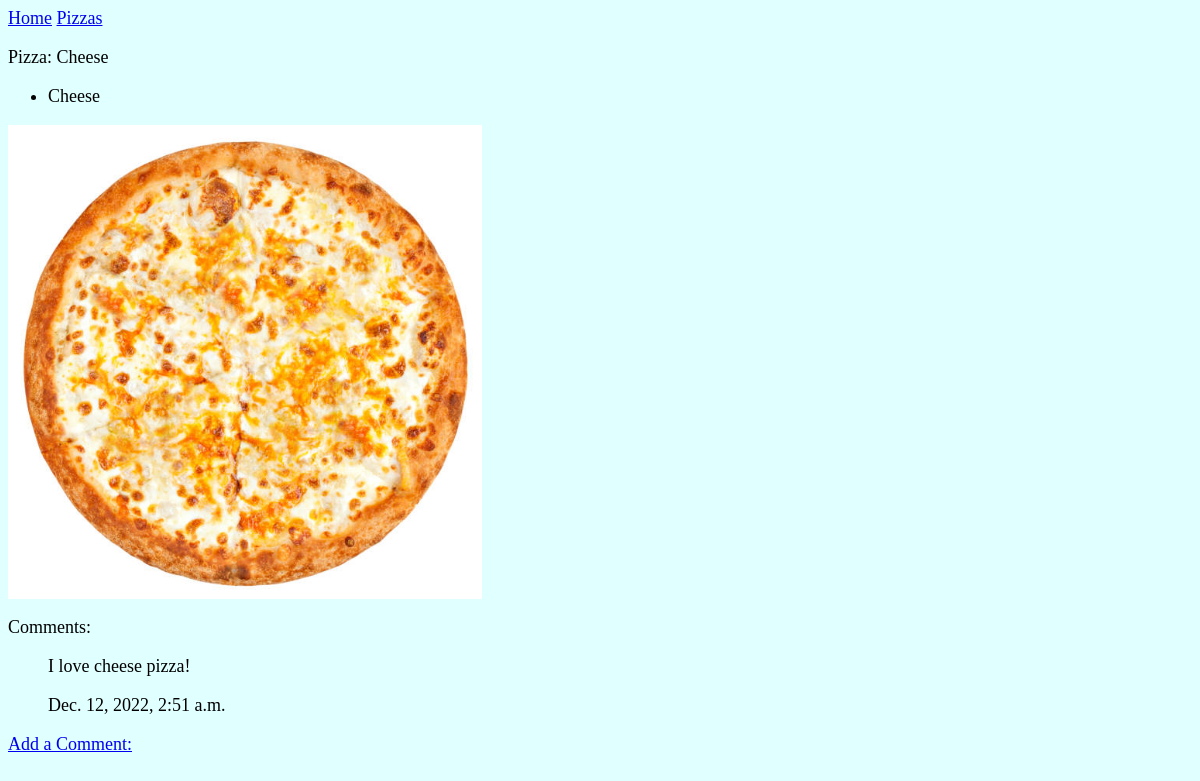
Before: /pizzas/4/ with the older database file.
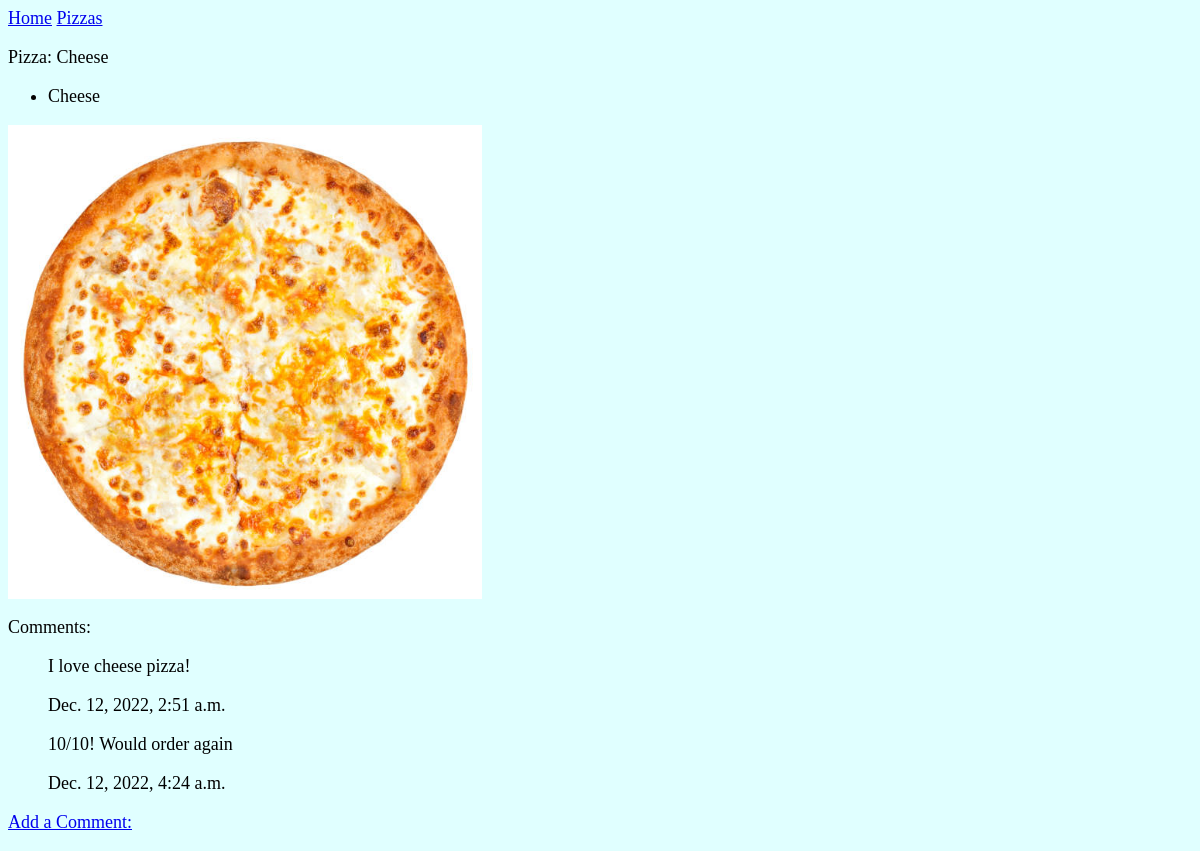
After: the same page with the newer database file.
### Pizzas/models.py (models this page shows, shortened)
class Pizza(models.Model):
    text = models.CharField(max_length=200)
    date_added = models.DateTimeField(auto_now_add=True)
    def __str__(self):
        return self.text

class Topping(models.Model):
    pizza = models.ForeignKey(Pizza, on_delete=models.CASCADE)
    text = models.CharField(max_length=200)
    date_added = models.DateTimeField(auto_now_add=True)
    class Meta:
        verbose_name_plural = 'Toppings'

class Image(models.Model):
    pizza = models.ForeignKey(Pizza, on_delete=models.CASCADE)
    image = models.ImageField(upload_to='images/')

class Comment(models.Model):
    pizza = models.ForeignKey(Pizza, on_delete=models.CASCADE)
    text = models.TextField(max_length=300)
    date_added = models.DateTimeField(auto_now_add=True,blank=True)
    class Meta:
        verbose_name_plural = 'Comments'

### Pizzas/views.py (the view)
# urls.py: path('pizzas/<int:pizza_id>/',views.pizza,name='pizza'),
def pizza(request, pizza_id):
    pizza = Pizza.objects.get(id=pizza_id)
    toppings = pizza.topping_set.all()
    comments = Comment.objects.filter(pizza=pizza_id)
    if request.method == 'GET':
        image = pizza.image_set.all()
    context = {'pizza':pizza, 'toppings':toppings, 'comments':comments, 'image':image}
    return render(request, 'Pizzas/pizza.html', context)

### Pizzas/templates/pizzas/pizza.html
{% extends "Pizzas/base.html" %}
{% block content %}
{% load static %}
<link rel="stylesheet" href="{% static 'mysecond.css' %}">
<p> Pizza: {{ pizza }} </p>
<ul>
    {% for p in toppings %}
    <li> {{ p.text }} </li>
    {% empty %}
    <li> No toppings have been added yet. </li>
    {% endfor %}
</ul>
{% for i in image %}
<div class="col-md-4">
        <img src="{{  i.image.url  }}" class="img-responsive" style="width: 40%; margin-right: 10px;" />
</div>
{% empty %}
<p> There isn't an image for this pizza yet </p>
{% endfor %}
<p> Comments: </p>
<ul>
    {% for c in comments %}
        <p>{{ c.text }}</p>
            <p> {{ c.date_added }} </p>
{% endfor %}
</ul>
    <p><a href="{% url 'Pizzas:comment' pizza.id %}"> Add a Comment: </a></p>
{% endblock content %}

### Pizzas/templates/pizzas/base.html
<p>
    <a href="{% url 'Pizzas:index' %}">Home</a>
    <a href="{% url 'Pizzas:pizzas' %}">Pizzas</a>
</p>
{% block content %}
{% endblock content %}

Changed rows visible on the page:
added Comment: text "10/10! Would order again", date_added "Dec. 12, 2022, 4:24 a.m."
